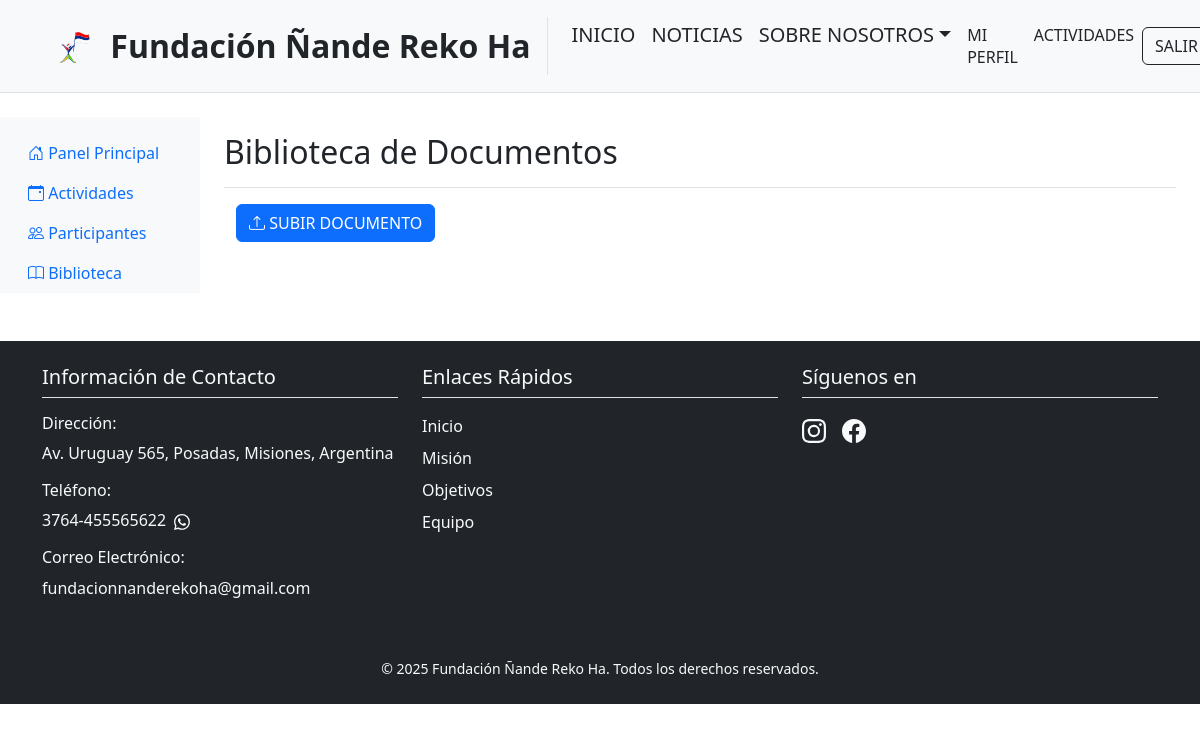
Before: /dashboard/library/ (signed in) with the older database file.
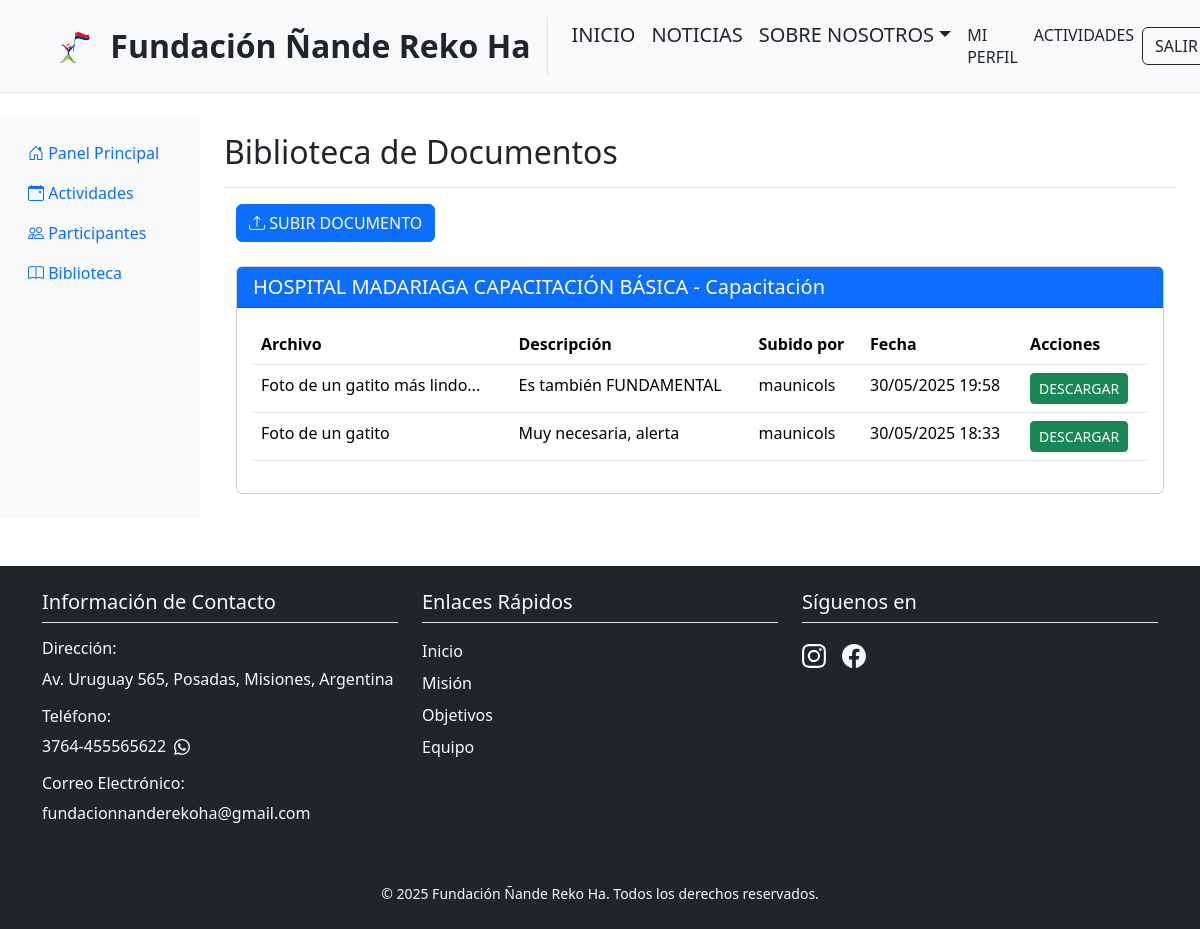
After: the same page with the newer database file.
### dashboard/models.py (models this page shows, shortened)
class Activity(models.Model):
    ACTIVITY_TYPES = [
        ('CAPACITACION', 'Capacitación'),
        ('EVENTO', 'Evento'),
        ('REUNION', 'Reunión'),
        ('TALLER', 'Taller'),
    ]
    STATUS_CHOICES = [
        ('PROGRAMADA', 'Programada'),
        ('EN_CURSO', 'En Curso'),
        ('COMPLETADA', 'Completada'),
        ('CANCELADA', 'Cancelada'),
    ]
    title = models.CharField('Título', max_length=200)
    description = models.TextField('Descripción')
    activity_type = models.CharField('Tipo de Actividad', max_length=20, choices=ACTIVITY_TYPES)
    date = models.DateTimeField('Fecha y Hora')
    location = models.CharField('Ubicación', max_length=200)
    capacity = models.PositiveIntegerField('Capacidad', null=True, blank=True)
    status = models.CharField('Estado', max_length=20, choices=STATUS_CHOICES, default='PROGRAMADA')
    created_at = models.DateTimeField('Fecha de Creación', auto_now_add=True)
    updated_at = models.DateTimeField('Última Actualización', auto_now=True)
    created_by = models.ForeignKey(
        User,
        on_delete=models.SET_NULL,
        null=True,
        related_name='activities_created'
    )
    attendance_managers = models.ManyToManyField(
        User,
        related_name='managed_activities',
        verbose_name='Gestores de Asistencia',
        blank=True
    )
    class Meta:
        verbose_name = 'Actividad'
        verbose_name_plural = 'Actividades'
        ordering = ['-date']
    def __str__(self):
        return f"{self.get_activity_type_display()} - {self.title}"

class ActivityFile(models.Model):
    file = models.FileField(
        'Archivo',
        upload_to='activity_files/%Y/%m/%d/',
        help_text='Subir archivos relacionados con la actividad'
    )
    title = models.CharField('Título', max_length=200)
    description = models.TextField('Descripción', blank=True)
    uploaded_at = models.DateTimeField('Fecha de subida', auto_now_add=True)
    uploaded_by = models.ForeignKey(
        User,
        on_delete=models.SET_NULL,
        null=True,
        related_name='uploaded_files',
        verbose_name='Subido por'
    )
    activity = models.ForeignKey(
        'Activity',
        on_delete=models.CASCADE,
        related_name='files',
        verbose_name='Actividad'
    )
    class Meta:
        verbose_name = 'Archivo de Actividad'
        verbose_name_plural = 'Archivos de Actividades'
        ordering = ['-uploaded_at']

### dashboard/views.py (the view)
# urls.py: path('library/', views.library_view, name='library'),
@login_required
def library_view(request):
    activities = Activity.objects.prefetch_related('files').order_by('-date')
    if request.user.perfiles.is_foundation_member:
        form = DocumentUploadForm()
    else:
        form = None
    return render(request, 'dashboard/library.html', {
        'activities': activities,
        'can_upload': request.user.perfiles.is_foundation_member,
        'form': form,
    })

### users/models.py (called while the page is built)
    @property
    def is_foundation_member(self):
        return self.role in ['ADMIN', 'STAFF']

### dashboard/templates/dashboard/library.html (shortened to what this page needs)
{% extends 'dashboard/base.html' %}
{% load static %}
{% load crispy_forms_tags %}
{% block dashboard_title %}Biblioteca de Documentos{% endblock %}
{% block dashboard_content %}
<div class="container">
    {% if can_upload %}
    <div class="mb-4">
        <button type="button" class="btn btn-primary" data-bs-toggle="modal" data-bs-target="#uploadModal">
            <i class="bi bi-upload"></i> Subir Documento
        </button>
    </div>
    {% endif %}
    {% for activity in activities %}
        {% if activity.files.all %}
            <div class="card mb-4">
                <div class="card-header bg-primary text-white">
                    <h5 class="mb-0">{{ activity.title }} - {{ activity.get_activity_type_display }}</h5>
                </div>
                <div class="card-body">
                    <div class="table-responsive">
                        <table class="table table-hover">
                            <thead>
                                <tr>
                                    <th>Archivo</th>
                                    <th>Descripción</th>
                                    <th>Subido por</th>
                                    <th>Fecha</th>
                                    <th>Acciones</th>
                                </tr>
                            </thead>
                            <tbody>
                                {% for file in activity.files.all %}
                                    <tr>
                                        <td>{{ file.title }}</td>
                                        <td>{{ file.description|truncatewords:30 }}</td>
                                        <td>{{ file.uploaded_by.username }}</td>
                                        <td>{{ file.uploaded_at|date:"d/m/Y H:i" }}</td>
                                        <td>
                                            <a href="{% url 'dashboard:download-document' file.id %}"
                                               class="btn btn-sm btn-success">
                                                 Descargar
                                            </a>
                                        </td>
                                    </tr>
                                {% endfor %}
                            </tbody>
                        </table>
                    </div>
                </div>
            </div>
        {% endif %}
    {% empty %}
        <div class="alert alert-info">
            No hay archivos disponibles en la biblioteca.
        </div>
    {% endfor %}
</div>
{% endblock dashboard_content %}

Changed rows visible on the page:
now on this page (row edited): Activity: title "HOSPITAL MADARIAGA CAPACITACIÓN BÁSICA", activity_type "Capacitación"
added ActivityFile: title "Foto de un gatito más lindo...", description "Es también FUNDAMENTAL", uploaded_by.username "maunicols", uploaded_at "30/05/2025 19:58"
added ActivityFile: title "Foto de un gatito", description "Muy necesaria, alerta", uploaded_by.username "maunicols", uploaded_at "30/05/2025 18:33"
